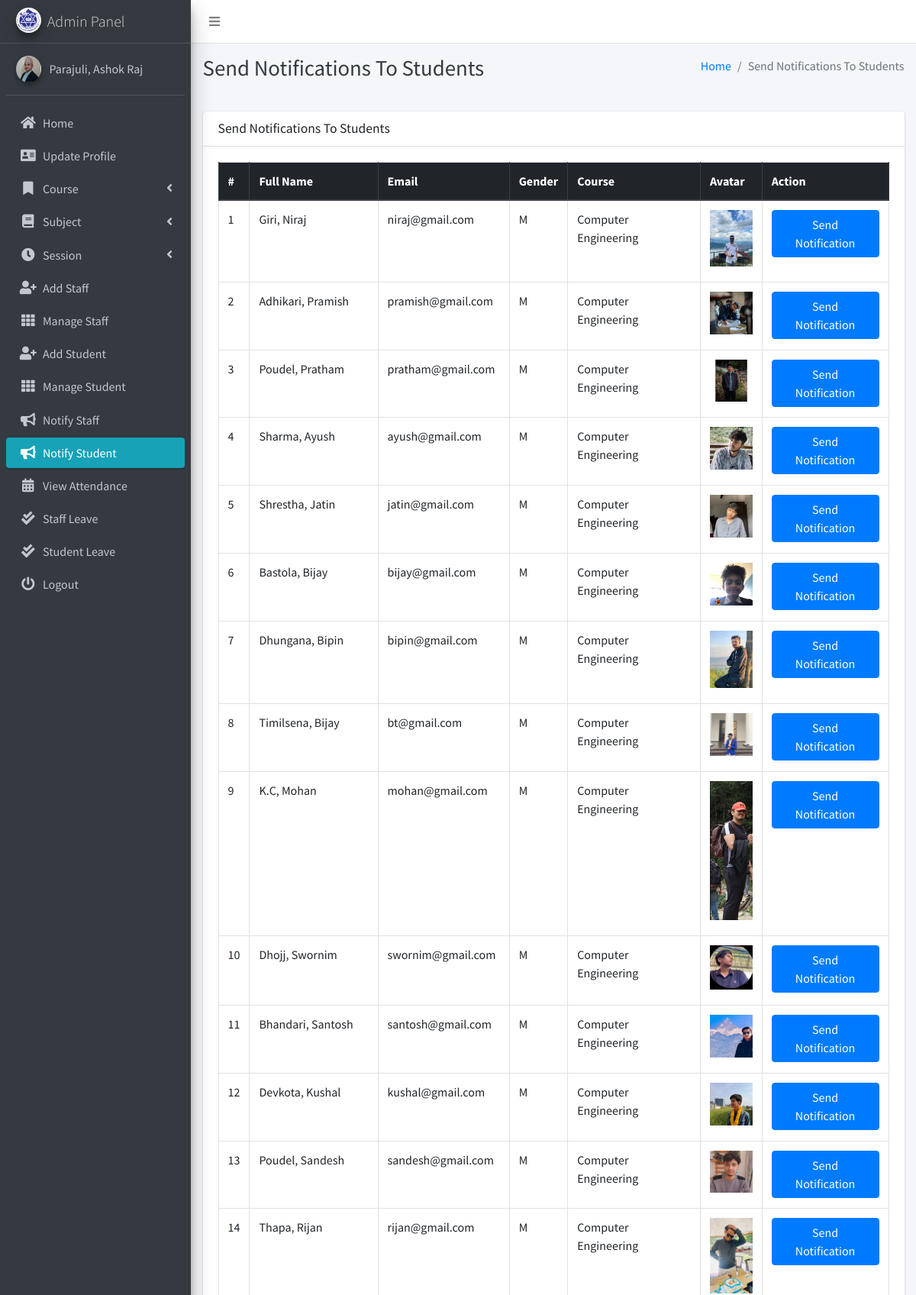
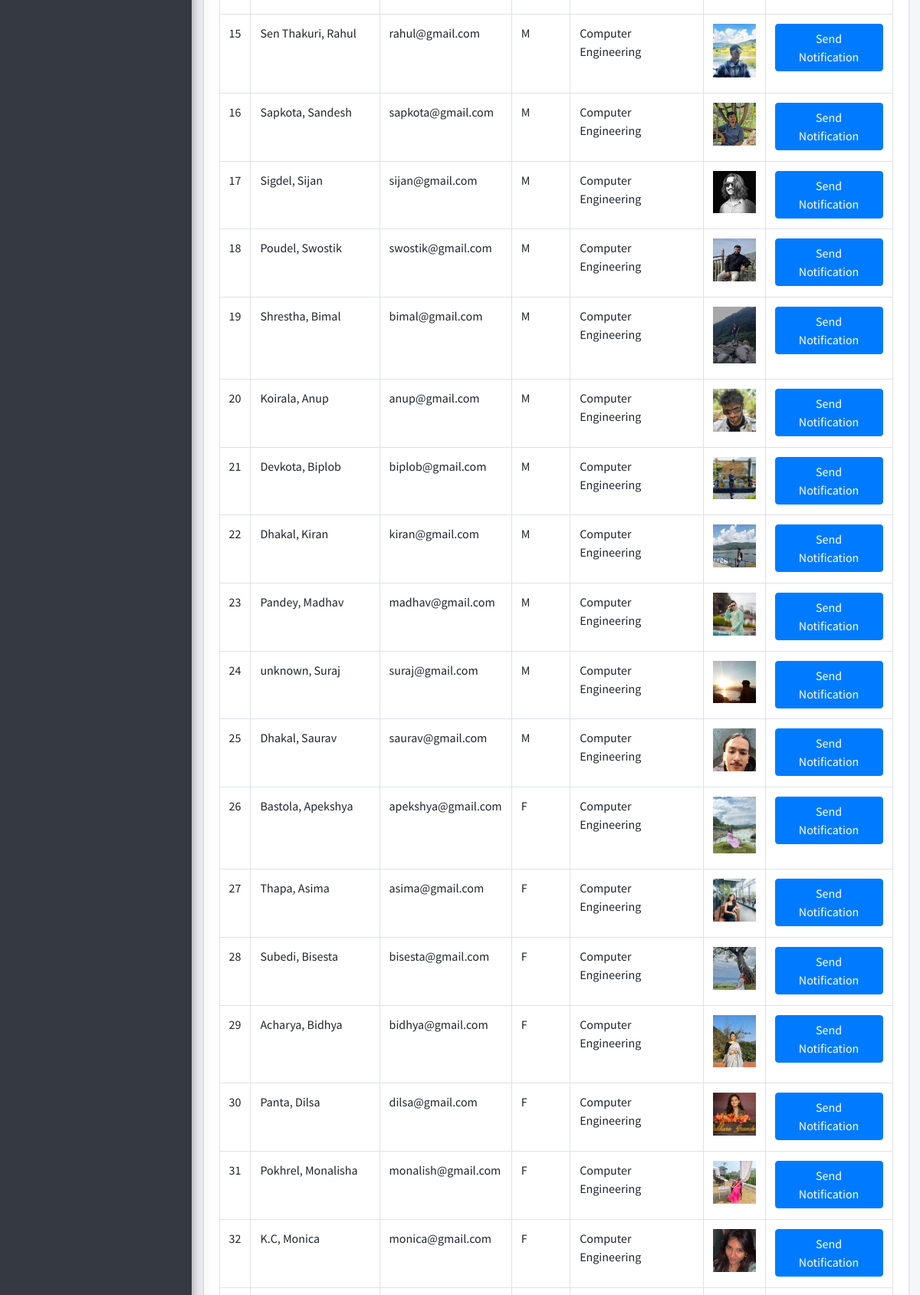
Page /admin_notify_student (signed in, upper part) on the committed database (2 pictures, top to bottom).
### main_app/models.py (models this page shows, shortened)
class CustomUser(AbstractUser):
    USER_TYPE = ((1, "HOD"), (2, "Staff"), (3, "Student"))
    GENDER = [("M", "Male"), ("F", "Female")]
    username = None  # Removed username, using email instead
    email = models.EmailField(unique=True)
    user_type = models.CharField(default=1, choices=USER_TYPE, max_length=1)
    gender = models.CharField(max_length=1, choices=GENDER)
    profile_pic = models.ImageField()
    address = models.TextField()
    fcm_token = models.TextField(default="")  # For firebase notifications
    created_at = models.DateTimeField(auto_now_add=True)
    updated_at = models.DateTimeField(auto_now=True)
    USERNAME_FIELD = "email"
    REQUIRED_FIELDS = []
    objects = CustomUserManager()
    def __str__(self):
        return self.last_name + ", " + self.first_name

class Student(models.Model):
    admin = models.OneToOneField(CustomUser, on_delete=models.CASCADE)
    course = models.ForeignKey(Course, on_delete=models.DO_NOTHING, null=True, blank=False)
    session = models.ForeignKey(Session, on_delete=models.DO_NOTHING, null=True)

class Course(models.Model):
    name = models.CharField(max_length=120)
    created_at = models.DateTimeField(auto_now_add=True)
    updated_at = models.DateTimeField(auto_now=True)

### main_app/hod_views.py (the view)
# urls.py: path("admin_notify_student", hod_views.admin_notify_student,
def admin_notify_student(request):
    student = CustomUser.objects.filter(user_type=3)
    context = {
        'page_title': "Send Notifications To Students",
        'students': student
    }
    return render(request, "hod_template/student_notification.html", context)

### main_app/templates/hod_template/student_notification.html (shortened to what this page needs)
{% extends 'main_app/base.html' %}
{% load static %}
{% block page_title %}{{page_title}}{% endblock page_title %}
{% block content %}
<section class="content">
    <div class="container-fluid">
        <div class="row">
            <div class="col-md-12">
                <div class="card">
                    <div class="card-header">
                        <h3 class="card-title">{{page_title}}</h3>
                    </div>
                    <div class="card-body">
                        <table id="example2" class="table table-bordered table-hover">
                            <thead class="thead-dark">
                                <tr>
                                    <th>#</th>
                                    <th>Full Name</th>
                                    <th>Email</th>
                                    <th>Gender</th>
                                    <th>Course</th>
                                    <th>Avatar</th>
                                    <th>Action</th>
                                </tr>
                            </thead>
                            <tbody>
                                {% for student in students %}
                                <tr>
                                    <td>{{ forloop.counter }}</td>
                                    <td>{{student.last_name}}, {{student.first_name}}</td>
                                    <td>{{student.email}}</td>
                                    <td>{{student.gender}}</td>
                                    <td>{{student.student.course.name}}</td>
                                    <td>
                                        {% if student.profile_pic == ""  %}
                                        No Image
                                        {% else %}
                                        <img class="img img-fluid mb-2" height="56" width="56"
                                            src="{{student.profile_pic}}" alt="">
                                        {% endif %}
                                    </td>
                                    <td><button data-toggle = "modal" data-target = "#myModal"class="btn btn-primary show_notification" value="{{student.id}}">Send Notification</button>
                                    </td>
                                </tr>
                                {% endfor %}
                            </tbody>
                        </table>
                    </div>
                </div>
            </div>
        </div>
    </div>
</section>
{% endblock content %}

### main_app/templates/main_app/sidebar_template.html (shortened to what this page needs)
{% load static %}
<aside class="main-sidebar sidebar-dark-info elevation-4">
    {% if request.user.user_type == '1' %}
    <a href="{% url 'admin_home' %}" class="brand-link">
        <img src="{% static 'dist/img/gces.png' %} " alt="AdminLTE Logo"
            class="brand-image img-circle elevation-3" >
        <span class="brand-text font-weight-light">Admin Panel</span>
    </a>
    <div class="sidebar">
        <div class="user-panel mt-3 pb-3 mb-3 d-flex">
            <div class="image">
                <img src="{{ request.user.profile_pic}}" class="img-circle elevation-2" alt="User Image">
            </div>
            <div class="info">
                <a href="#" class="d-block">{{user}}</a>
            </div>
        </div>
        <nav class="mt-2">
            <ul class="nav nav-pills nav-sidebar flex-column" data-widget="treeview" role="menu" data-accordion="false">
                <li class="nav-item">
                    {% url 'admin_home' as admin_home %}
                    <a href="{{admin_home}}" class="nav-link {% if admin_home == request.path %} active {% endif %}">
                        <i class="nav-icon fas fa-home"></i>
                        <p>
                            Home
                        </p>
                    </a>
                </li>
                <li class="nav-item">
                    {% url 'admin_view_profile' as admin_view_profile %}
                    <a href="{{admin_view_profile}}"
                        class="nav-link {% if admin_view_profile == request.path %} active {% endif %}">
                        <i class="nav-icon fas fa-address-card"></i>
                        <p>
                            Update Profile
                        </p>
                    </a>
                </li>
                <li class="nav-item has-treeview">
                    <a href="#" class="nav-link">
                        <i class="nav-icon fas fa-bookmark"></i>
                        <p>
                            Course
                            <i class="fas fa-angle-left right"></i>
                        </p>
                    </a>
                </li>
                <li class="nav-item has-treeview">
                    <a href="#" class="nav-link">
                        <i class="nav-icon fas fa-book"></i>
                        <p>
                            Subject
                            <i class="fas fa-angle-left right"></i>
                        </p>
                    </a>
                </li>
                <li class="nav-item has-treeview">
                    <a href="#" class="nav-link">
                        <i class="nav-icon fas fa-clock"></i>
                        <p>
                            Session
                            <i class="fas fa-angle-left right"></i>
                        </p>
                    </a>
                </li>
                <li class="nav-item">
                    {% url 'add_staff' as add_staff %}
                    <a href="{{add_staff}}" class="nav-link {% if add_staff == request.path %} active {% endif %}">
                        <i class="nav-icon fas fa-user-plus"></i>
                        <p>
                            Add Staff
                        </p>
                    </a>
                </li>
                <li class="nav-item">
                    {% url 'manage_staff' as manage_staff %}
                    {% url 'edit_staff' staff_id as edit_staff %}
                    <a href="{{manage_staff}}"
                        class="nav-link {% if manage_staff == request.path or request.path == edit_staff %} active {% endif %}">
                        <i class="nav-icon fas fa-th"></i>
                        <p>
                            Manage Staff
                        </p>
                    </a>
                </li>
                <li class="nav-item">
                    {% url 'add_student' as add_student%}
                    <a href="{{add_student}}" class="nav-link  {% if add_student == request.path %} active {% endif %}">
                        <i class="nav-icon fas fa-user-plus"></i>
                        <p>
                            Add Student
                        </p>
                    </a>
                </li>
                <li class="nav-item">
                    {% url 'manage_student' as manage_student %}
                    {% url 'edit_student' student_id as edit_student %}
                    <a href="{{manage_student}}"
                        class="nav-link  {% if edit_student == request.path or manage_student == request.path %} active {% endif %}">
                        <i class="nav-icon fas fa-th"></i>
                        <p>
                            Manage Student
                        </p>
                    </a>
                </li>
                <li class="nav-item">
                    {% url 'admin_notify_staff' as admin_notify_staff %}
                    <a href="{{admin_notify_staff}}"
                        class="nav-link {% if admin_notify_staff == request.path %} active {% endif %}">
                        <i class="nav-icon fas fa-bullhorn"></i>
                        <p>
                            Notify Staff
                        </p>
                    </a>
                </li>
                <li class="nav-item">
                    {% url 'admin_notify_student' as admin_notify_student %}
                    <a href="{{admin_notify_student}}"
                        class="nav-link {% if admin_notify_student == request.path %} active {% endif %}">
                        <i class="nav-icon fas fa-bullhorn"></i>
                        <p>
                            Notify Student
                        </p>
                    </a>
                </li>
                <li class="nav-item">
                    {% url 'admin_view_attendance' as admin_view_attendance %}
                <li class="nav-item">
                    <a href="{{admin_view_attendance}}"
                        class="nav-link  {% if admin_view_attendance == request.path %} active {% endif %}">
                        <i class="nav-icon fas fa-calendar-alt"></i>
                        <p>
                            View Attendance
                        </p>
                    </a>
                </li>
                <li class="nav-item">
                    {% url 'view_staff_leave' as view_staff_leave %}
                    <a href="{{view_staff_leave}}"
                        class="nav-link  {% if view_staff_leave == request.path %} active {% endif %}">
                        <i class="nav-icon fas fa-check-double"></i>
                        <p>
                            Staff Leave
                        </p>
                    </a>
                </li>
                <li class="nav-item">
                    {% url 'view_student_leave' as view_student_leave %}
                    <a href="{% url 'view_student_leave' %}"
                        class="nav-link  {% if view_student_leave == request.path %} active {% endif %}">
                        <i class="nav-icon fas fa-check-double"></i>
                        <p>
                            Student Leave
                        </p>
                    </a>
                </li>
                                        {% endif %}
                                        <li class="nav-item">
                                            <a href="{% url 'user_logout' %}"
                                                onclick="return confirm('Your session would be terminated.\n\nProceed?')"
                                                class="nav-link">
                                                <i class="nav-icon fas fa-power-off"></i>
                                                <p>
                                                    Logout
                                                </p>
                                            </a>
                                        </li>
                                    </ul>
                                </nav>
                            </div>
</aside>

### rows in the picture
CustomUser: last_name+first_name "Parajuli, Ashok Raj"
CustomUser: last_name "Giri", first_name "Niraj", email "niraj@gmail.com", gender "M", student.course.name "Computer Engineering", profile_pic (picture)
CustomUser: last_name "Adhikari", first_name "Pramish", email "pramish@gmail.com", gender "M", student.course.name "Computer Engineering", profile_pic (picture)
CustomUser: last_name "Poudel", first_name "Pratham", email "pratham@gmail.com", gender "M", student.course.name "Computer Engineering", profile_pic (picture)
CustomUser: last_name "Sharma", first_name "Ayush", email "ayush@gmail.com", gender "M", student.course.name "Computer Engineering", profile_pic (picture)
CustomUser: last_name "Shrestha", first_name "Jatin", email "jatin@gmail.com", gender "M", student.course.name "Computer Engineering", profile_pic (picture)
CustomUser: last_name "Bastola", first_name "Bijay", email "bijay@gmail.com", gender "M", student.course.name "Computer Engineering", profile_pic (picture)
CustomUser: last_name "Dhungana", first_name "Bipin", email "bipin@gmail.com", gender "M", student.course.name "Computer Engineering", profile_pic (picture)
CustomUser: last_name "Timilsena", first_name "Bijay", email "bt@gmail.com", gender "M", student.course.name "Computer Engineering", profile_pic (picture)
CustomUser: last_name "K.C", first_name "Mohan", email "mohan@gmail.com", gender "M", student.course.name "Computer Engineering", shows a picture
CustomUser: last_name "Dhojj", first_name "Swornim", email "swornim@gmail.com", gender "M", student.course.name "Computer Engineering", profile_pic (picture)
CustomUser: last_name "Bhandari", first_name "Santosh", email "santosh@gmail.com", gender "M", student.course.name "Computer Engineering", profile_pic (picture)
CustomUser: last_name "Devkota", first_name "Kushal", email "kushal@gmail.com", gender "M", student.course.name "Computer Engineering", profile_pic (picture)
CustomUser: last_name "Poudel", first_name "Sandesh", email "sandesh@gmail.com", gender "M", student.course.name "Computer Engineering", profile_pic (picture)
CustomUser: last_name "Thapa", first_name "Rijan", email "rijan@gmail.com", gender "M", student.course.name "Computer Engineering", profile_pic (picture)
CustomUser: last_name "Sen Thakuri", first_name "Rahul", email "rahul@gmail.com", gender "M", student.course.name "Computer Engineering", profile_pic (picture)
CustomUser: last_name "Sapkota", first_name "Sandesh", email "sapkota@gmail.com", gender "M", student.course.name "Computer Engineering", profile_pic (picture)
CustomUser: last_name "Sigdel", first_name "Sijan", email "sijan@gmail.com", gender "M", student.course.name "Computer Engineering", profile_pic (picture)
CustomUser: last_name "Poudel", first_name "Swostik", email "swostik@gmail.com", gender "M", student.course.name "Computer Engineering", profile_pic (picture)
CustomUser: last_name "Shrestha", first_name "Bimal", email "bimal@gmail.com", gender "M", student.course.name "Computer Engineering", profile_pic (picture)
CustomUser: last_name "Koirala", first_name "Anup", email "anup@gmail.com", gender "M", student.course.name "Computer Engineering", profile_pic (picture)
CustomUser: last_name "Devkota", first_name "Biplob", email "biplob@gmail.com", gender "M", student.course.name "Computer Engineering", profile_pic (picture)
CustomUser: last_name "Dhakal", first_name "Kiran", email "kiran@gmail.com", gender "M", student.course.name "Computer Engineering", profile_pic (picture)
CustomUser: last_name "Pandey", first_name "Madhav", email "madhav@gmail.com", gender "M", student.course.name "Computer Engineering", profile_pic (picture)
CustomUser: last_name "unknown", first_name "Suraj", email "suraj@gmail.com", gender "M", student.course.name "Computer Engineering", profile_pic (picture)
CustomUser: last_name "Dhakal", first_name "Saurav", email "saurav@gmail.com", gender "M", student.course.name "Computer Engineering", profile_pic (picture)
CustomUser: last_name "Bastola", first_name "Apekshya", email "apekshya@gmail.com", gender "F", student.course.name "Computer Engineering", profile_pic (picture)
CustomUser: last_name "Thapa", first_name "Asima", email "asima@gmail.com", gender "F", student.course.name "Computer Engineering", profile_pic (picture)
CustomUser: last_name "Subedi", first_name "Bisesta", email "bisesta@gmail.com", gender "F", student.course.name "Computer Engineering", profile_pic (picture)
CustomUser: last_name "Acharya", first_name "Bidhya", email "bidhya@gmail.com", gender "F", student.course.name "Computer Engineering", profile_pic (picture)
CustomUser: last_name "Panta", first_name "Dilsa", email "dilsa@gmail.com", gender "F", student.course.name "Computer Engineering", profile_pic (picture)
CustomUser: last_name "Pokhrel", first_name "Monalisha", email "monalish@gmail.com", gender "F", student.course.name "Computer Engineering", profile_pic (picture)
CustomUser: last_name "K.C", first_name "Monica", email "monica@gmail.com", gender "F", student.course.name "Computer Engineering", profile_pic (picture)

### other values in the picture
{{ page_title }} "Send Notifications To Students"
